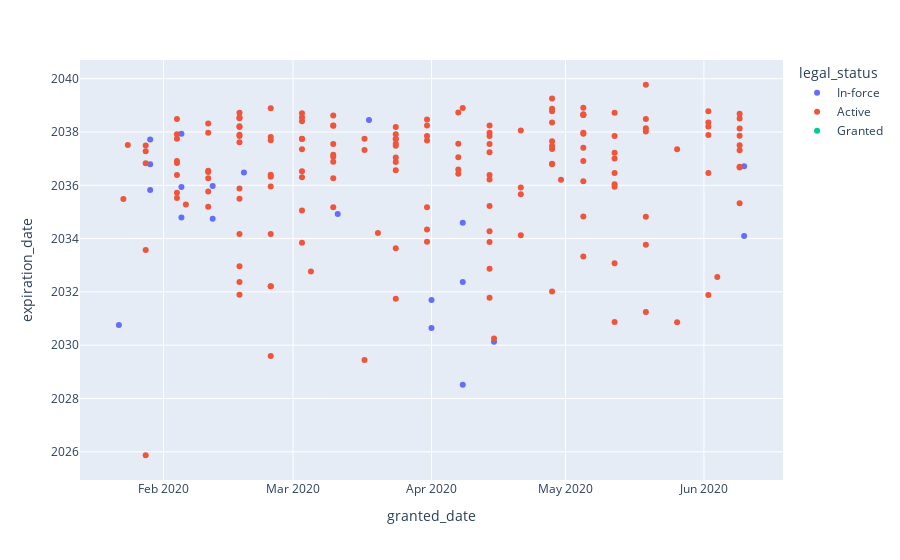

This figure's notebook cell:
### Code cell
px.scatter(df, 
          x="granted_date", y="expiration_date", 
           hover_name="title",
           color="legal_status")

### Figure 1 — Plotly figure (JSON) as saved in the notebook; plotly's stock layout.template omitted (floating-point values rounded to 4 significant figures; data arrays with more than 128 entries replaced by an {"elided": "..."} marker saying what was removed)
{"data": [{"hovertemplate": "<b>%{hovertext}</b><br><br>legal_status=In-force<br>granted_date=%{x}<br>expiration_date=%{y}<extra></extra>", "hovertext": ["FILTERING ARTICLE CONTAINING TITANIA NANOTUBES", "NANOTUBE THERMOELECTRIC GENERATOR LATENT-HEAT STORAGE CELL (NRTHGPWS)", "COMPOSITES COMPRISING CARBON NANOTUBES ON FIBER", "FILMS AND MEMBRANES OF POLY(ARYL KETONES) AND METHODS OF CASTING THE SAME FROM SOLUTION", "SINGLE-WALLED CARBON NANOTUBE (SWCNT) BIOSENSOR FOR DETECTING GLUCOSE, LACTATE, AND UREA", "CHEMICALLY-ASSISTED ALIGNMENT OF NANOTUBES WITHIN EXTENSIBLE STRUCTURES", "GLASS SUBSTRATES HAVING CARBON NANOTUBES GROWN THEREON AND METHODS FOR PRODUCTION THEREOF", "COMPOSITE MATERIALS CONTAINING ALIGNED NANOTUBES AND THE PRODUCTION THEREOF", "CARBON NANOTUBE ENHANCED POLYMERS AND METHODS FOR MANUFACTURING THE SAME", "PROCESS AND APPARATUS FOR THE PRODUCTION OF CARBON NANOTUBES", "CARBON NANOTUBES HAVING IMPROVED THERMAL STABILITY", "PIEZORESISTIVE DEVICE", "HIGH CARBON NANOTUBE CONTENT FLUIDS", "FUEL TANK FOR A VEHICLE WITH IMPROVED FIRE RESISTANCE AND METHOD FOR THE MANUFACTURE THEREOF", "LITHIUM SECONDARY BATTERY POSITIVE ELECTRODE MATERIAL SLURRY COMPRISING AT LEAST TWO TYPES OF CONDUCTIVE MATERIALS, AND LITHIUM SECONDARY BATTERY USING SAME", "PRESSURIZED REDUCTION OF CNT RESISTIVITY", "BUS BAR ATTACHMENT FOR CARBON NANOTUBE HEATERS", "DEVICE FOR PRODUCING CARBON NANOTUBE FIBERS AND METHOD FOR PRODUCING CARBON NANOTUBE FIBERS USING SAME", "METHOD FOR MANUFACTURING CARBON NANOTUBE PELLETS", "APPARATUS, METHODS AND DEVICES COMPRISING PHOTOACTIVELY FUNCTIONALIZED FULLERENES COVALENTLY BONDED TO NANOTUBES"], "legendgroup": "In-force", "marker": {"color": "#636efa", "symbol": "circle"}, "mode": "markers", "name": "In-force", "orientation": "v", "showlegend": true, "type": "scatter", "x": ["2020-06-10", "2020-06-10", "2020-04-15", "2020-04-08", "2020-04-08", "2020-04-08", "2020-04-01", "2020-04-01", "2020-03-18", "2020-03-11", "2020-02-19", "2020-02-12", "2020-02-12", "2020-02-05", "2020-02-05", "2020-02-05", "2020-01-29", "2020-01-29", "2020-01-29", "2020-01-22"], "xaxis": "x", "y": ["2034-02-04", "2036-09-17", "2030-02-17", "2032-05-15", "2034-08-05", "2028-07-09", "2031-09-12", "2030-08-25", "2038-06-14", "2034-12-05", "2036-06-24", "2035-12-23", "2034-09-29", "2034-10-16", "2035-12-09", "2037-12-07", "2037-09-20", "2035-10-28", "2036-10-17", "2030-10-04"], "yaxis": "y"}, {"hovertemplate": "<b>%{hovertext}</b><br><br>legal_status=Active<br>granted_date=%{x}<br>expiration_date=%{y}<extra></extra>", "hovertext": {"elided": "168 str values"}, "legendgroup": "Active", "marker": {"color": "#EF553B", "symbol": "circle"}, "mode": "markers", "name": "Active", "orientation": "v", "showlegend": true, "type": "scatter", "x": {"elided": "168 str values"}, "xaxis": "x", "y": {"elided": "168 str values"}, "yaxis": "y"}, {"hovertemplate": "<b>%{hovertext}</b><br><br>legal_status=Granted<br>granted_date=%{x}<br>expiration_date=%{y}<extra></extra>", "hovertext": ["MAGNETIC NANOHEATERS WITH A CARBON NANOTUBE COVERING", "MULTI-WALLED CARBON NANOTUBE FOREST GROWN ON CARBON FIBER AS SUPERCAPACITOR ELECTRODES AND THE METHOD OF PREPARATION THEREOF", "A FIBER COMPRISING A POLYETHERKETONEKETONE OR POLYETHERKETONEKETONE MIXTURE AND MINERAL NANOTUBES", "A METHOD OF PREPARING A CURABLE RESIN ADDUCT POWDER", "FILMS AND MEMBRANES OF POLY(ARYL KETONES) AND METHODS OF CASTING THE SAME FROM SOLUTION", "A PROCESS FOR FORMING CARBON NANOTUBE METAL NANOWIRE/YARN COMPOSITE WITH ENHANCED ELECTRICAL CONDUCTIVITY AND MECHANICAL STRENGTH", "DETECTION OF BTX VAPORS BASED ON METAL-TETRAPHENYLPORPHYRIN FUNCTIONALIZED CABON NANOTUBE COMPOSITE SENSORS", "A COMPACT THERMAL REACTOR FOR RAPID GROWTH OF HIGH QUALITY CARBON NANOTUBES (CNTS) PRODUCED BY CHEMICAL PROCESS WITH LOW POWER CONSUMPTION", "DOMESTIC APPLIANCE HAVING A TOUCH-SENSITIVE OPERATOR CONTROL AND DISPLAY DEVICE", "PRODUCTION METHOD FOR CONDUCTIVE RESIN COMPOSITION AND CONDUCTIVE RESIN COMPOSITION", "A METHOD FOR PREPARATION OF MULTIWALLED CARBON NANOTUBE/CEMENT COMPOSITES BASED SENSORS FOR SMOKE DETECTION", "A GADOLINIUM(III) COMPLEX AND ITS CARBON NANOTUBE COMPOSITE THEREOF FOR ANTICANCER ACTIVITY"], "legendgroup": "Granted", "marker": {"color": "#00cc96", "symbol": "circle"}, "mode": "markers", "name": "Granted", "orientation": "v", "showlegend": true, "type": "scatter", "x": ["2020-05-22", "2020-05-01", "2020-04-03", "2020-04-03", "2020-03-20", "2020-03-20", "2020-03-20", "2020-03-06", "2020-03-06", "2020-02-28", "2020-02-28", "2020-01-24"], "xaxis": "x", "y": [null, null, null, null, null, null, null, null, null, null, null, null], "yaxis": "y"}], "layout": {"autosize": true, "legend": {"title": {"text": "legal_status"}, "tracegroupgap": 0}, "margin": {"t": 60}, "xaxis": {"anchor": "y", "autorange": true, "domain": [0, 1], "range": ["2020-01-13 20:54:35.0903", "2020-06-18 03:05:24.9097"], "title": {"text": "granted_date"}, "type": "date"}, "yaxis": {"anchor": "x", "autorange": true, "domain": [0, 1], "range": ["2024-11-20 00:41:06.2983", "2040-10-03 23:18:53.7017"], "title": {"text": "expiration_date"}, "type": "date"}}}
